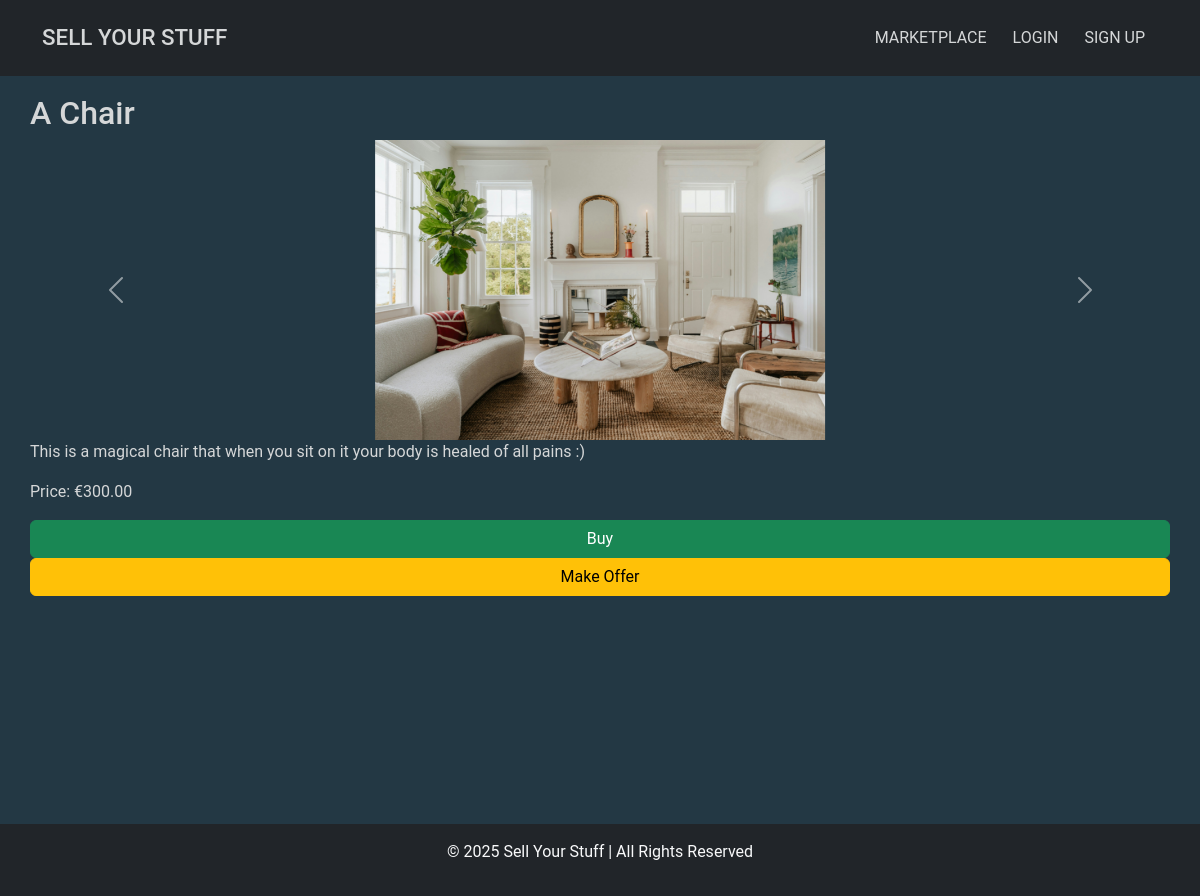
/sales/5/, run on an earlier commit of the app's database.
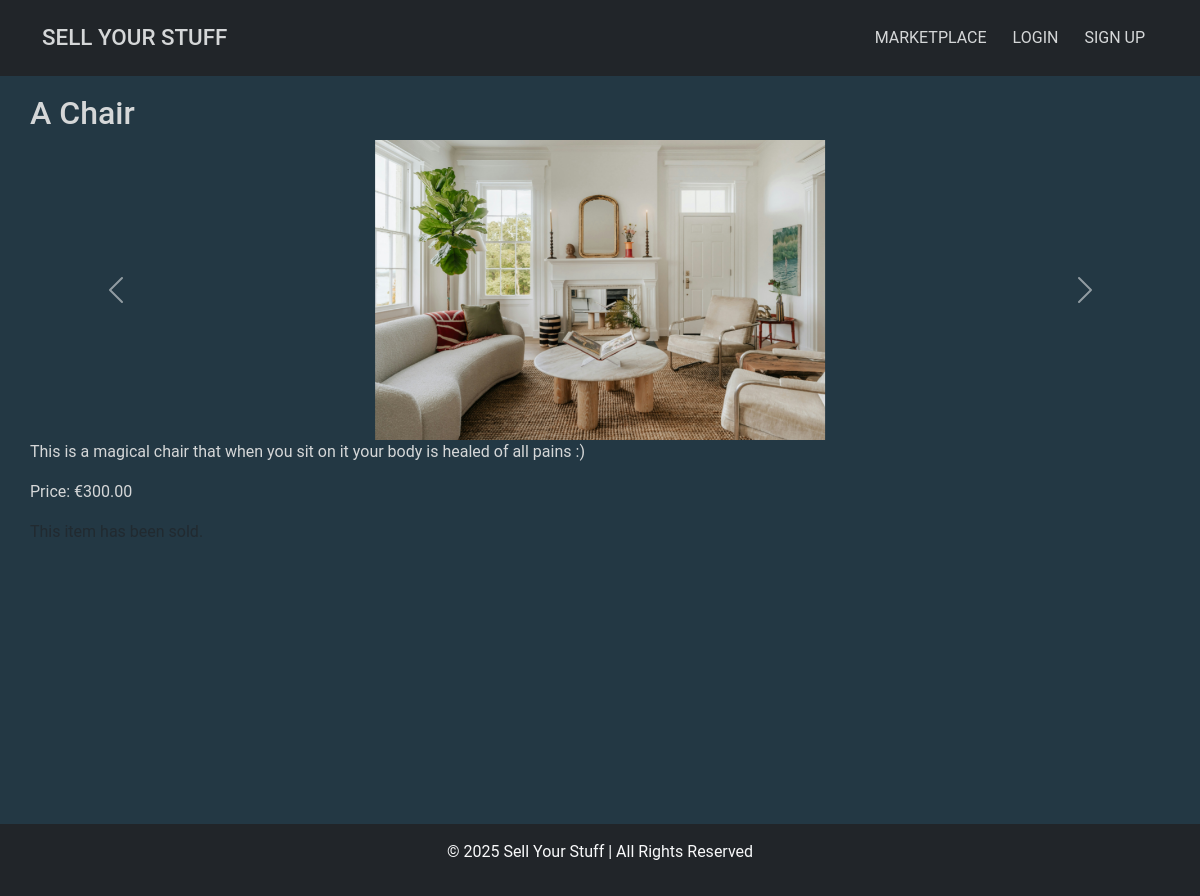
And on a later commit of the database.
### sales/views.py (the view)
# urls.py: path("<int:sale_id>/", views.sale_detail, name="sale_detail"),
def sale_detail(request, sale_id):
    sale = get_object_or_404(Sale, id=sale_id)
    purchase = None
    if sale.status == "sold" and request.user.is_authenticated:
        purchase = Purchase.objects.filter(sale=sale, buyer=request.user).first()
    return render(
        request, "sales/sale_detail.html", {"sale": sale, "purchase": purchase}
    )

### sell_ur_stuff_site/context_processors.py (called while the page is built)
def unread_notifications(request):
    if request.user.is_authenticated:
        unread_count = Notification.objects.filter(
            user=request.user, is_read=False
        ).count()
    else:
        unread_count = 0
    return {"unread_notifications": unread_count}

### sales/templates/sales/sale_detail.html (shortened to what this page needs)
{% extends "base.html" %}
{% block content %}
  <h2>{{ sale.title }}</h2>
  {% if sale.image or sale.image_1 or sale.image_2 or sale.image_3 %}
    <div id="saleCarousel" class="carousel slide" data-bs-ride="carousel">
      <div class="carousel-inner">
        {% if sale.image %}
          <div class="carousel-item active">
            <img src="{{ sale.image.url }}"
                 alt="{{ sale.title }}"
                 class="d-block w-100 sale-image"
                 width=""
                 height="" />
          </div>
        {% endif %}
      </div>
      <button class="carousel-control-prev"
              type="button"
              data-bs-target="#saleCarousel"
              data-bs-slide="prev">
        <span class="carousel-control-prev-icon" aria-hidden="true"></span>
      </button>
      <button class="carousel-control-next"
              type="button"
              data-bs-target="#saleCarousel"
              data-bs-slide="next">
        <span class="carousel-control-next-icon" aria-hidden="true"></span>
      </button>
    </div>
  {% endif %}
  <p>{{ sale.description }}</p>
  <p>Price: €{{ sale.price }}</p>
  {% if user == sale.user and sale.status == "available" %}
    <a href="{% url 'sale_update' sale.id %}" class="btn btn-warning">Edit</a>
    <form method="post" action="{% url 'sale_delete' sale.id %}" class="inline-form">
        {% csrf_token %}
        <button type="submit" class="btn btn-danger">Delete</button>
    </form>
  {% elif sale.status == "available" %}
    <a href="{% url 'buy_product' sale.id %}" class="btn btn-success">Buy</a>
    <a href="{% url 'make_offer' sale.id %}" class="btn btn-warning">Make Offer</a>
  {% else %}
    {% if purchase %}
        <p class="text-success">Congrats on your purchase!</p>
    {% elif user == sale.user %}
        <p class="text-success">Great News! This item has been sold.</p>
    {% else %}
        <p class="text-muted">This item has been sold.</p>
    {% endif %}
{% endif %}
{% endblock content %}

What changed in the data, as far as the page shows it:
changed Sale "A Chair": status "available" → "sold" (drawn)
Also different on the page:
text no longer shown: "Buy Make Offer"
